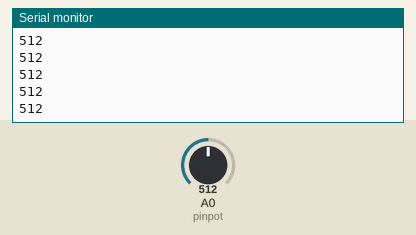
This sketch was run on a simulated Arduino Uno, built with avr-gcc and run on an emulated ATmega328P. Parts: the last lines printed to the serial monitor. Inputs (shaded band) come from the test bench; at power-on: A0 (pinpot) = 512.

Above: at 1.2 s.
1.3 s: A0 (pinpot) set to 716
At 1.8 s:
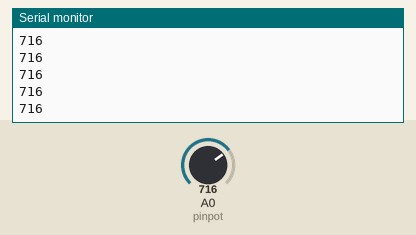
2.8 s: A0 (pinpot) set to 900
At 3.4 s:
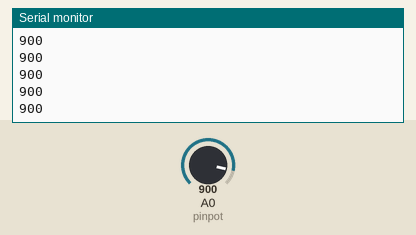
Timing chart, 0 to 5.8 s (numbered marks = the images above; inputs shaded):
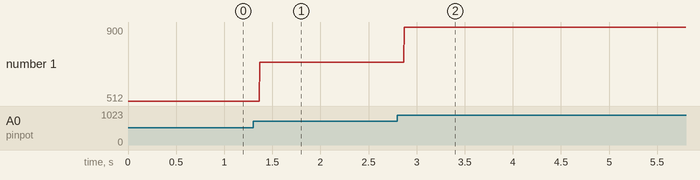

Measured:
- after the input at 1.3 s, the serial monitor: prints a new line after 0.07 s (image 1)
- after the input at 2.8 s, the serial monitor: prints a new line after 0.07 s (image 2)
- plotted number 1: 512 → 716 after the input at 1.3 s, 716 → 900 after the input at 2.8 s

The sketch:

potentiometer_class.ino
```cpp
int pinpot = A0;
int Readvalue;

void setup () {
  Serial.begin(9600);
  pinMode(pinpot,INPUT);
}

void loop () {
  Readvalue = analogRead(pinpot);
  Serial.println(Readvalue);
}
```
